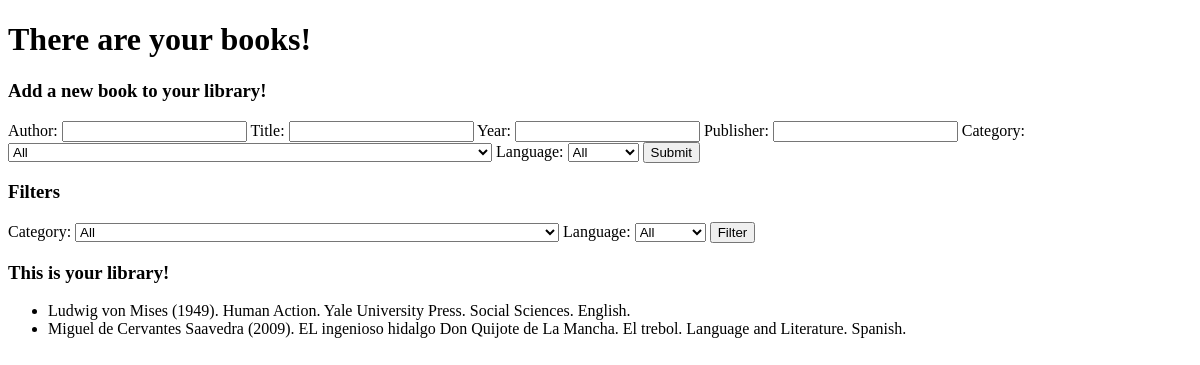
Before: / with the older database file.
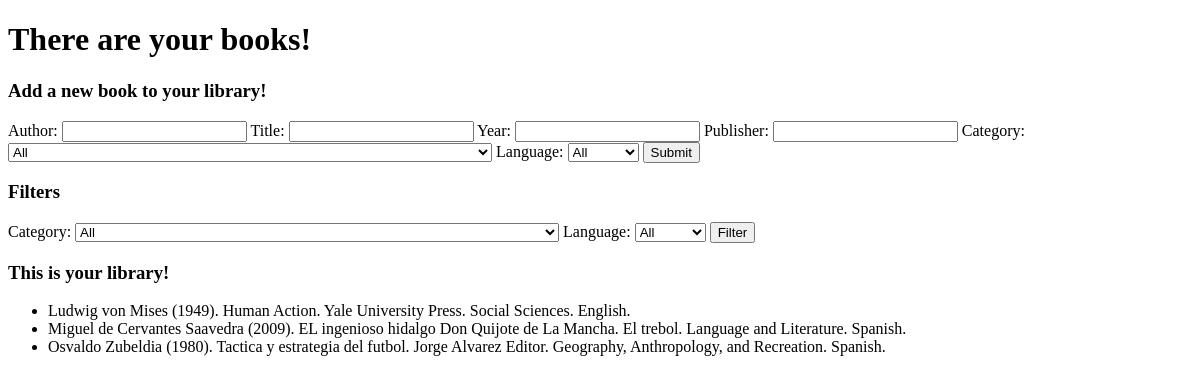
After: the same page with the newer database file.
### books/models.py (models this page shows)
class Books(models.Model):
    class LCC(models.TextChoices):
        GENERAL_WORK = 'A', 'General Works'
        PHILOSOPHY_PSYCHOLOGY_RELIGION = 'B', 'Philosophy, Psychology, Religion'
        AUXILIARY_SCIENCES_OF_HISTORY = 'C', 'Auxiliary Sciences of History'
        WORLD_HISTORY_AND_HISTORY_OF_CONTINENTS = 'D', 'World History and History of Europe, Asia, Africa, Australia, New Zealand, etc.'
        HISTORY_OF_AMERICA = 'E', 'History of America'
        HISTORY_OF_THE_AMERICAS = 'F', 'History of the Americas'
        GEOGRAPHY_ANTHROPOLOGY_AND_RECREATION = 'G', 'Geography, Anthropology, and Recreation'
        SOCIAL_SCIENCES = 'H', 'Social Sciences'
        POLITICAL_SCIENCE = 'J', 'Political Science'
        LAW = 'K', 'Law'
        EDUCATION = 'L', 'Education'
        MUSIC = 'M', 'Music'
        FINE_ARTS = 'N', 'Fine Arts'
        LANGUAGE_AND_LITERATURE = 'P', 'Language and Literature'
        SCIENCE = 'Q', 'Science'
        MEDICINE = 'R', 'Medicine'
        AGRICULTURE = 'S', 'Agriculture'
        TECHNOLOGY = 'T', 'Technology'
        MILITARY_SCIENCE = 'U', 'Military Science'
        NAVAL_SCIENCE = 'V', 'Naval Science'
        GENERAL_INFORMATION_RESOURCES = 'Z', 'Bibliography, Library Science, and General Information Resources'
    class Languages(models.TextChoices):
        SPANISH = 'SPA', 'Spanish'
        ENGLISH = 'ENG', 'English'
        FRENCH = 'FRE', 'French'
    authorship = models.ForeignKey(
        Authors,
        related_name="books",
        verbose_name="Book's authorship",
        help_text="Enter author's name",
        db_index=True,
        on_delete=models.CASCADE
        )
    year = models.PositiveIntegerField(
        verbose_name="Book's publication Year",
        help_text="Enter book's year",
        db_index=True
        )
    title = models.CharField(
        max_length=150,
        verbose_name="Book's title",
        help_text="Enter book's title"
        )
    publisher = models.ForeignKey(
        Publishers,
        verbose_name="Book's publisher",
        help_text="Enter publisher's name",
        db_index=True,
        on_delete=models.CASCADE
        )
    category = models.CharField(
        max_length=1,
        choices=LCC.choices,
        verbose_name="Book's LCC",
        help_text="Enter book's LCC",
        db_index=True
        )
    language = models.CharField(
        max_length=3,
        choices=Languages.choices,
        verbose_name="Book's language",
        help_text="Enter book's language",
        db_index=True
        )
    def __str__(self):
        category_display = dict(Books.LCC.choices).get(self.category, 'Unknown Category')
        language_display = dict(Books.Languages.choices).get(self.language, 'Unknown Language')
        return (
            f"{self.authorship} ({self.year}). {self.title}. {self.publisher}.\n"
            f"{category_display}. {language_display}."
        )

class Authors(models.Model):
    name = models.CharField(max_length=100)
    def __str__(self):
        return self.name

class Publishers(models.Model):
    name = models.CharField(max_length=100)
    def __str__(self):
        return self.name

### books/views.py (the view)
# urls.py: path("", views.index, name="index"),
def index(request):
    return render(request, "books/index.html", {
        "books": Books.objects.all(),
        "categories": Books.LCC.choices,
        "languages": Books.Languages.choices
    })

### books/templates/books/index.html (shortened to what this page needs)
<!DOCTYPE html>
<html lang="en">
    <head>
    </head>
    <body>
        <h1>There are your books!</h1>
        <h3>Add a new book to your library!</h3>
        <form action="{% url 'add' %}" method="POST">
            <label for="authorship">Author:</label>
            <input type="text" id="authorship" name="authorship" required>
            <label for="title">Title:</label>
            <input type="text" id="title" name="title" required>
            <label for="year">Year:</label>
            <input type="number" id="year" name="year" required>
            <label for="publisher">Publisher:</label>
            <input type="text" id="publisher" name="publisher" required>
            <label for="category">Category:</label>
            <select name="category" id="category">
                <option value="">All</option>
            </select>
            <label for="language">Language:</label>
            <select name="language" id="language">
                <option value="">All</option>
            </select>
            <button type="submit">Submit</button>
        </form>
        <h3>Filters</h3>
        <form action="{% url 'filter' %}" method="GET">
            <label for="category">Category:</label>
            <select name="category" id="category">
                <option value="">All</option>
            </select>
            <label for="language">Language:</label>
            <select name="language" id="language">
                <option value="">All</option>
            </select>
            <button type="submit">Filter</button>
        </form>
        <h3>This is your library!</h3>
        <ul>
            {% for book in books %}
            <li>
                {{ book }}
            </li>
            {% empty %}
            <li>
                No books found.
            </li>
            {% endfor %}
        </ul>
    </body>
</html>

Changed rows visible on the page:
added Books: category+language+authorship "Osvaldo Zubeldia (1980). Tactica y estrategia del futbol. Jorge Alvarez Editor. Geography, Anthropology, and Recreation. Spanish."
